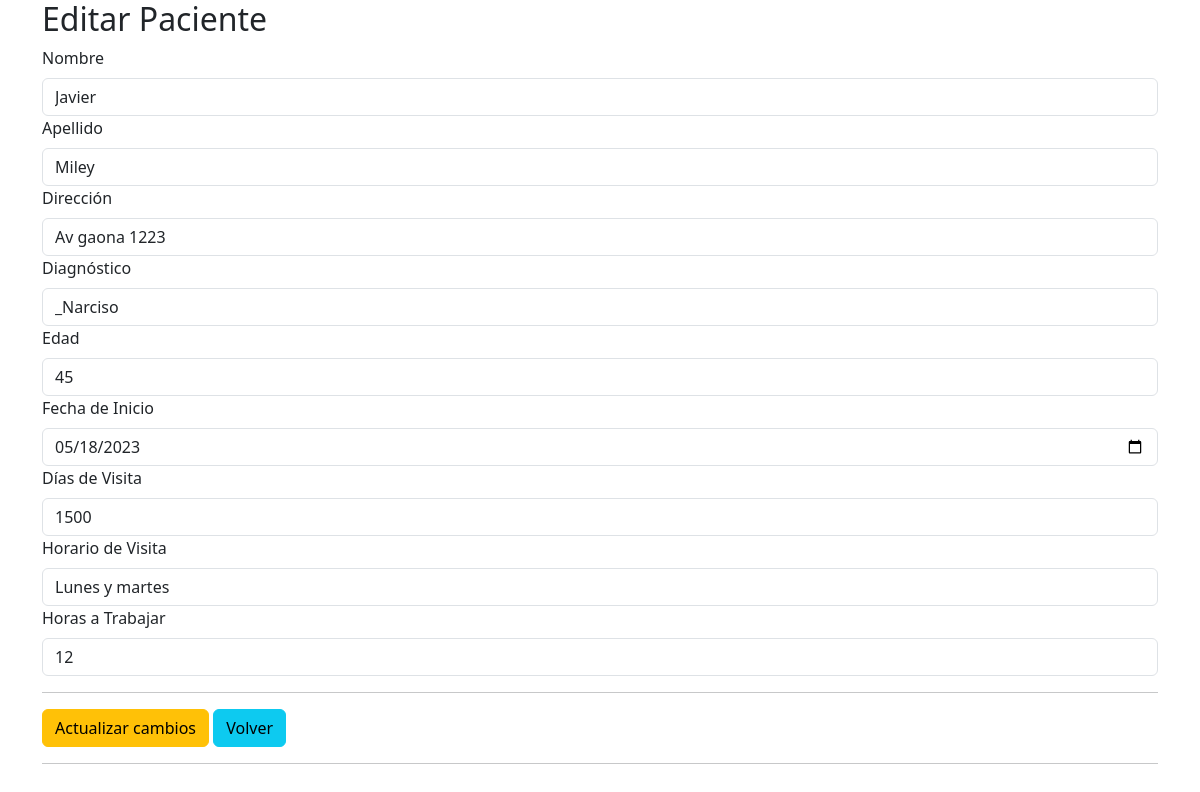
Page /view/paciente/edit.php?id=3 on the committed database.
### tables this page shows
CREATE TABLE `paciente` (
  `id_paciente` int(11) NOT NULL,
  `nombre` varchar(200) NOT NULL,
  `apellido` varchar(200) NOT NULL,
  `direccion` varchar(200) NOT NULL,
  `diagnostico` varchar(200) NOT NULL,
  `edad` int(11) NOT NULL,
  `fecha_inicio` date NOT NULL,
  `dias_visita` int(11) NOT NULL,
  `horario_visita` varchar(200) NOT NULL,
  `horas_atrabajar` int(11) NOT NULL,
  `id_cliente` int(11) DEFAULT NULL
);

### view/paciente/edit.php (the view, shortened to what this page needs)
<?php
include "../../conf/conexion.php";
$conn = new mysqli($servername, $username, $password, $dbname);
$idPaciente = $_GET['id'];
$sql = "SELECT * FROM paciente WHERE id_paciente = $idPaciente";
$result = $conn->query($sql);
if ($result->num_rows > 0) {
    $row = $result->fetch_assoc();
    $nombre = $row['nombre'];
    $apellido = $row['apellido'];
    $direccion = $row['direccion'];
    $diagnostico = $row['diagnostico'];
    $edad = $row['edad'];
    $fechaInicio = $row['fecha_inicio'];
    $diasVisita = $row['dias_visita'];
    $horarioVisita = $row['horario_visita'];
    $horasAtTrabajar = $row['horas_atrabajar'];
} else {
    echo "No se encontró el paciente.";
    exit;
}
?>
<!DOCTYPE html>
<html>
<head>
	<link href="https://cdn.jsdelivr.net/npm/bootstrap@5.3.0-alpha3/dist/css/bootstrap.min.css" rel="stylesheet">
</head>
<body>
<div class="container">
    <h2>Editar Paciente</h2>
    <form action="guardar_edicion.php" method="POST">
        <div class="form-group">
            <label for="nombre" class="form-label">Nombre</label>
            <input type="text" class="form-control" id="nombre" name="nombre" value="<?php echo $nombre; ?>">
        </div>
        <div class="form-group">
            <label for="apellido" class="form-label">Apellido</label>
            <input type="text" class="form-control" id="apellido" name="apellido" value="<?php echo $apellido; ?>">
        </div>
        <div class="form-group">
            <label for="direccion" class="form-label">Dirección</label>
            <input type="text" class="form-control" id="direccion" name="direccion" value="<?php echo $direccion; ?>">
        </div>
        <div class="form-group">
            <label for="diagnostico" class="form-label">Diagnóstico</label>
            <input type="text" class="form-control" id="diagnostico" name="diagnostico" value="<?php echo $diagnostico; ?>">
        </div>
        <div class="form-group">
        <label for="edad" class="form-label">Edad</label>
        <input type="number" class="form-control" id="edad" name="edad" value="<?php echo $edad; ?>">
        </div>
        <div class="form-group">
            <label for="fechaInicio" class="form-label">Fecha de Inicio</label>
            <input type="date" class="form-control" id="fechaInicio" name="fechaInicio" value="<?php echo $fechaInicio; ?>">
        </div>
        <div class="form-group">
            <label for="diasVisita" class="form-label">Días de Visita</label>
            <input type="number" class="form-control" id="diasVisita" name="diasVisita" value="<?php echo $diasVisita; ?>">
        </div>
        <div class="form-group">
            <label for="horarioVisita" class="form-label">Horario de Visita</label>
            <input type="text" class="form-control" id="horarioVisita" name="horarioVisita" value="<?php echo $horarioVisita; ?>">
        </div>
        <div class="form-group">
            <label for="horasAtTrabajar" class="form-label">Horas a Trabajar</label>
            <input type="number" class="form-control" id="horasAtTrabajar" name="horasAtTrabajar" value="<?php echo $horasAtTrabajar; ?>">
        </div>
        <hr>
        <button type="submit" class="btn btn-warning">Actualizar cambios</button>
        <a class="btn btn-info"  onclick="history.go(-1)"> Volver</a>
        <hr>
    </form>
</div>
</body>
</html>

### rows in the picture
paciente: nombre "Javier", apellido "Miley", direccion "Av gaona 1223", diagnostico "_Narciso", edad "45", fechaInicio "05/18/2023", diasVisita "1500", horarioVisita "Lunes y martes", horasAtTrabajar "12"
